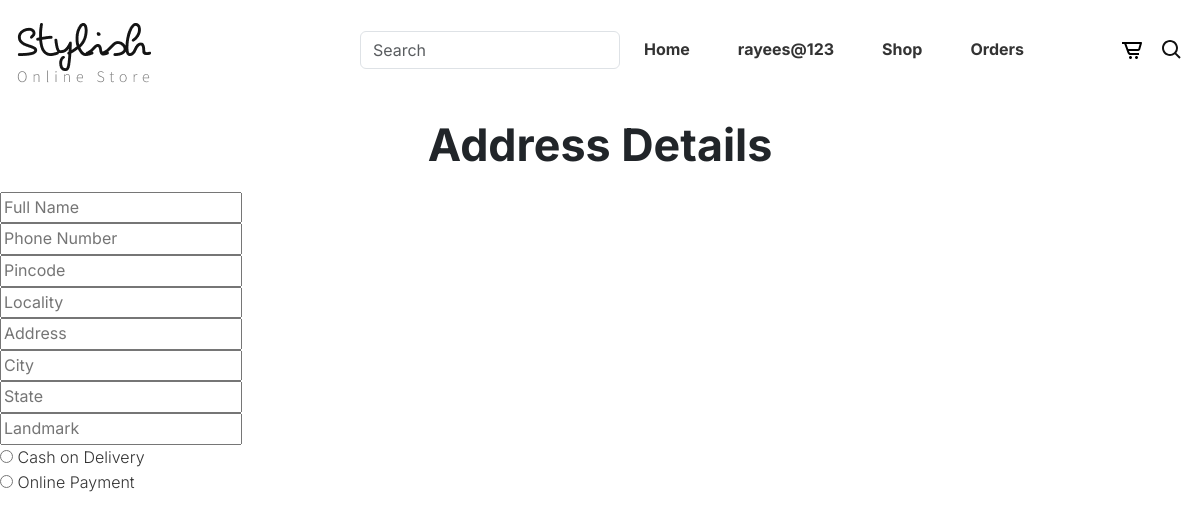
/purchase/3/ (signed in), run on an earlier commit of the app's database.
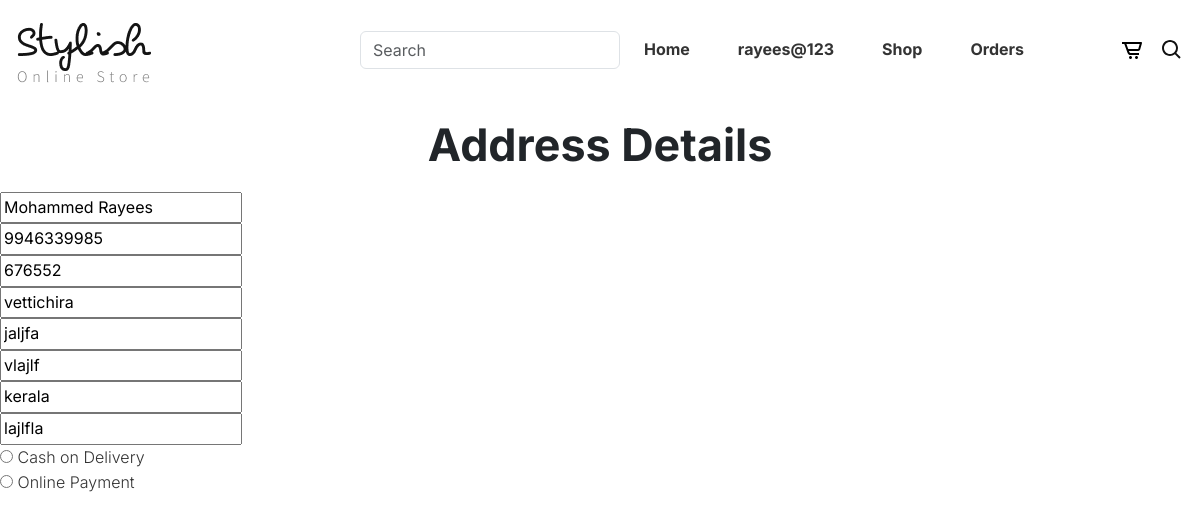
And on a later commit of the database.
### accounts/models.py (models this page shows)
class Address(models.Model):
    User = models.ForeignKey(User,on_delete=models.CASCADE)
    full_name = models.CharField(max_length=200)
    phone = models.CharField(max_length=15)
    pincode = models.CharField(max_length=10)
    locality = models.CharField(max_length=200)
    address = models.TextField()
    city = models.CharField(max_length=100)
    state = models.CharField(max_length=100)
    landmark = models.CharField(max_length=200, blank=True, null=True)

### shop/views.py (the view, shortened to what this page needs)
# urls.py: path('purchase/<int:product_id>/',views.purchase_product,name='purchase_product'),
def purchase_product(request,product_id):
    product = Product.objects.get(id=product_id)
    address = Address.objects.filter(User=request.user).first()
    if address is None:
        address = None
    if request.user.is_authenticated:
        user = request.user
    else:
        return redirect('register')
    return render(request,'address.html', {'address': address})

### templates/address.html (shortened to what this page needs)
{% extends 'base.html' %}
{% block content %}
<h2 class="text-center my-4">Address Details</h2>
<form method="post" action="">
    <input type='text' name="full_name" placeholder = 'Full Name' value="{{ address.full_name}}"><br>
    <input type='text' name="phone" placeholder = 'Phone Number' value="{{ address.phone }}"><br>
    <input type='text' name="pincode" placeholder = 'Pincode' value="{{ address.pincode }}"><br>
    <input type='text' name="locality" placeholder = "Locality" value="{{ address.locality }}"><br>
    <input type='text' name="address" placeholder = "Address" value="{{ address.address }}"><br>
    <input type='text' name="city" placeholder = "City" value="{{ address.city }}"><br>
    <input type='text' name="state" placeholder = "State" value="{{ address.state }}"><br>
    <input type='text' name="landmark" placeholder = "Landmark" value="{{ address.landmark }}"><br>
    <input type="radio" name="paymenttype" value="cash" id="typepay1"> Cash on Delivery<br>
    <input type="radio" name="paymenttype" value="online" onchange="payment" id="typepay"> Online Payment<br>
</form>
{% endblock %}

What changed in the data, as far as the page shows it:
added Address: full_name "Mohammed Rayees", phone "9946339985", pincode "676552", locality "vettichira", address "jaljfa", city "vlajlf", state "kerala", landmark "lajlfla"
